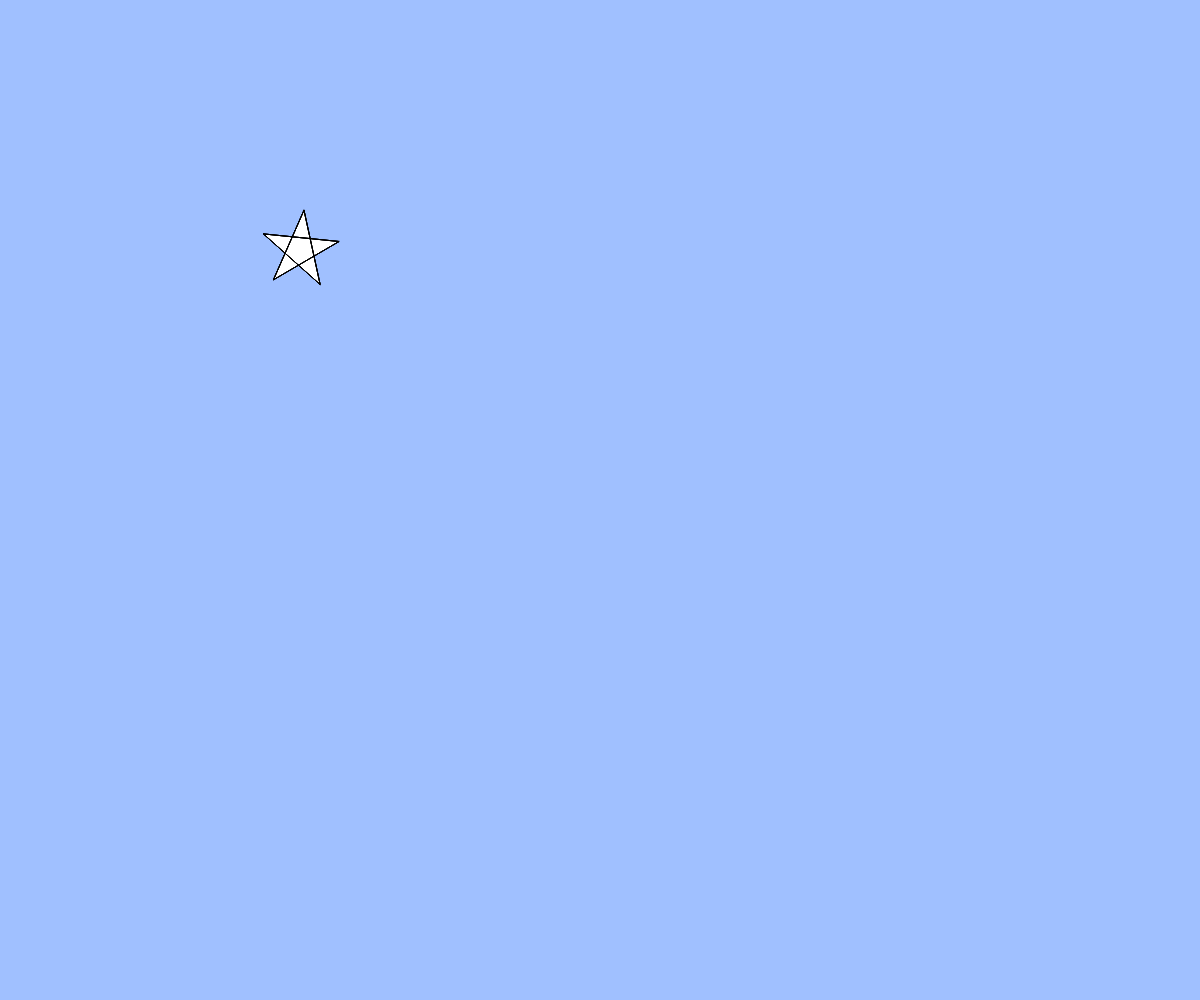
Frame 1 (no input)
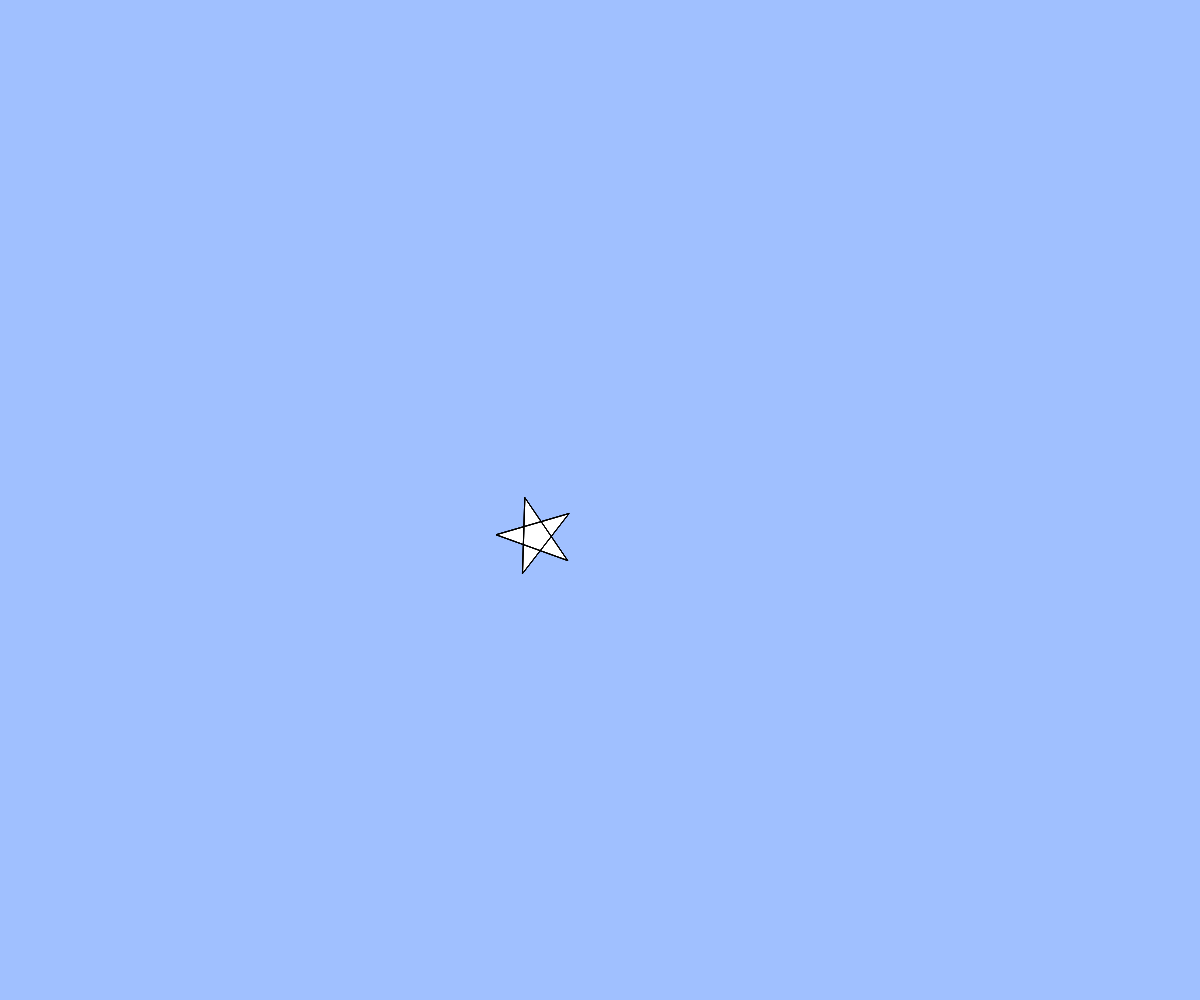
Frame 60 (no input)
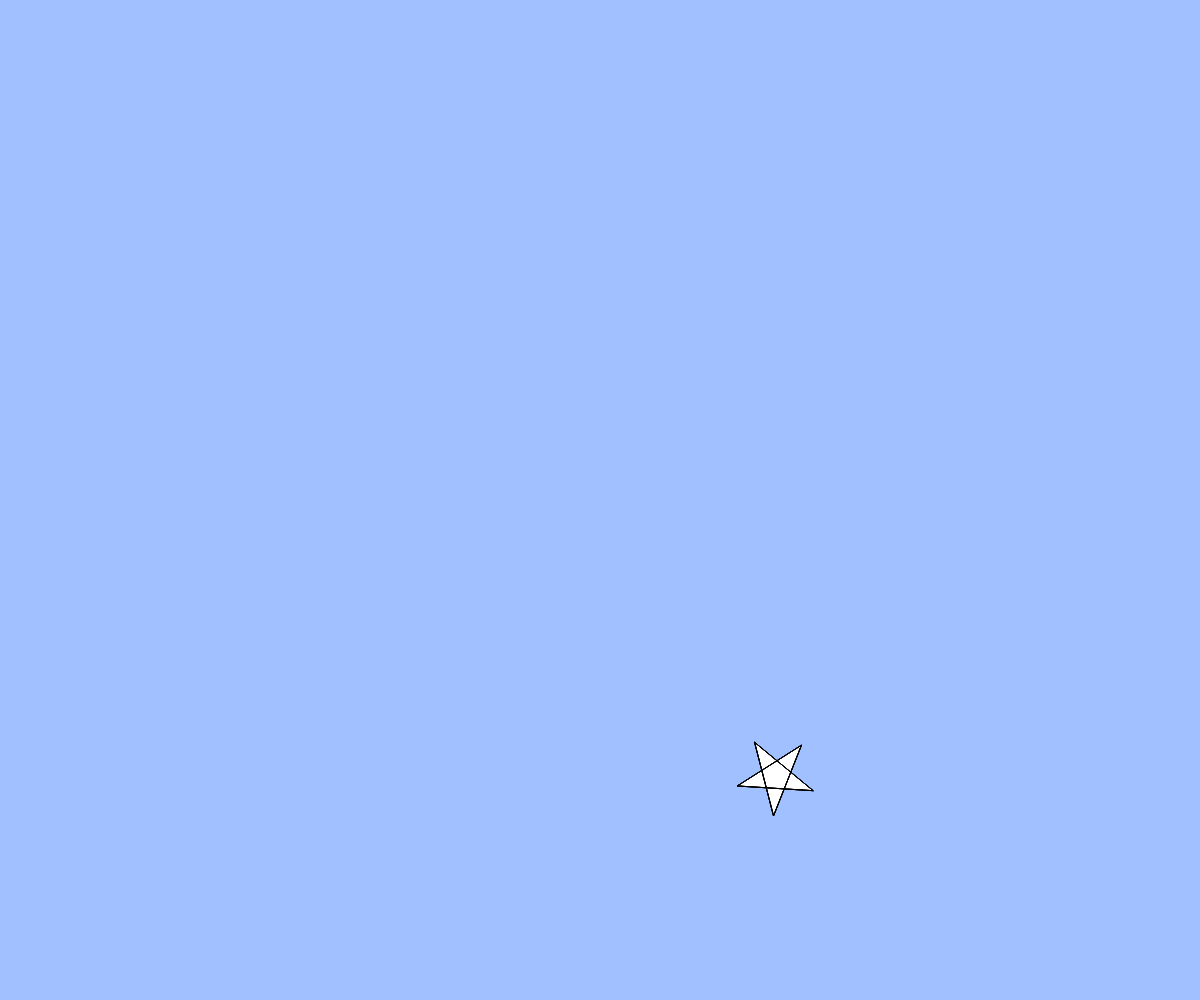
Frame 120 (the mouse pressed at the canvas centre since frame 60)

The p5.js sketch that drew these frames (run headless with seeded random() and noise() and a simulated clock; from frame 60 on, the mouse is pressed at the canvas centre):

// p5.js sketch
// ── sketch.js
// テキスト「アニメーション」
let x, y, vx, vy,angle;

function setup(){
  createCanvas(windowWidth, windowHeight);
  x = width / 4;
  y = height / 4;
  vx = 4;
  vy = 4;
  angle  =0;}

function draw(){
  background(160, 192, 255);
  // BLANK[2] (hint: 作った star 関数を使います)
angle+= 0.1;
star(x,y,40,angle);
x+=vx;
y+=vy;



  // 端の処理パターン (1) 反対側から出てくる
//   if(x > width){ x = 0; }
//   else if(x < 0){ x = width; }
//   if(y > height){ y = 0; }
//   if(y < 0){ y = height; }
// }

if(x < 0　　||　x> width){
  vx=-1*vx;
}
if(y<0||y>height)
{vy=-1*vy;}

  x=constrain(x,0,width);
  y=constrain(x,0,height);}


function star(cx, cy, r, angle){
  beginShape();
  for(var i = 0; i < 20; i++){
    var theta = TWO_PI * i * 2 / 5 - HALF_PI;
    // BLANK[1] (hint: angle 分だけ星を回転させるには？)
　　theta  =theta+ angle;
    var x = cx + cos(theta) * r;
    var y = cy + sin(theta) * r;
    vertex(x,y);
  }
  endShape(CLOSE);
}

function windowResized(){
  resizeCanvas(windowWidth, windowHeight);
}
function mouseClicked(){
  x=mouseX;
  y=mouseY;
}
